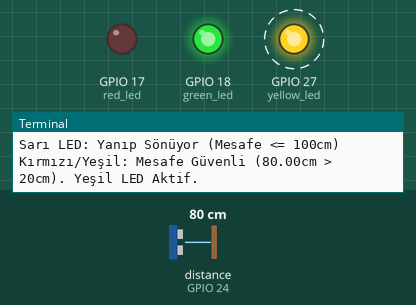
A program run on a simulated Raspberry Pi (BCM pin numbers). On the bench: output pins drawn as LEDs (lit = HIGH), the last lines printed to the terminal. Dashed ring = blinking. The test bench sets the inputs (shaded band); at power-on: distance to the obstacle (sensor on GPIO 24) 80 cm. The echo pulse lasts 58.3 µs per cm.

Above: at 0.9 s.
1.3 s: distance to the obstacle (sensor on GPIO 24) set to 96 cm
4.3 s: distance to the obstacle (sensor on GPIO 24) set to 105 cm
At 4.3 s:
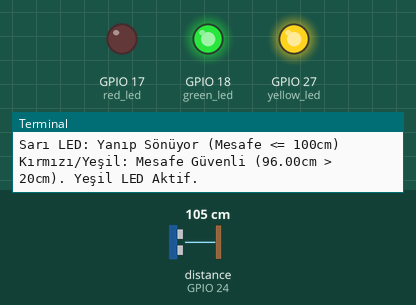
6.2 s: distance to the obstacle (sensor on GPIO 24) set to 18 cm
At 6.9 s:
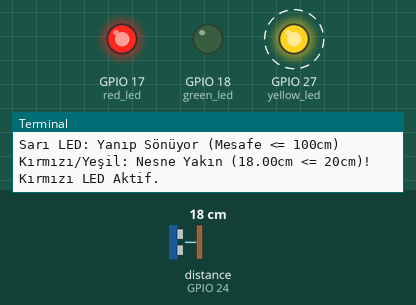
9.2 s: distance to the obstacle (sensor on GPIO 24) set to 22 cm
At 9.67 s:
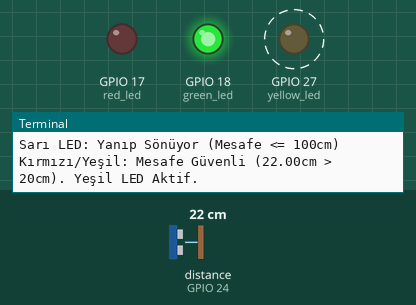
12.2 s: distance to the obstacle (sensor on GPIO 24) set to 250 cm
At 12.9 s:
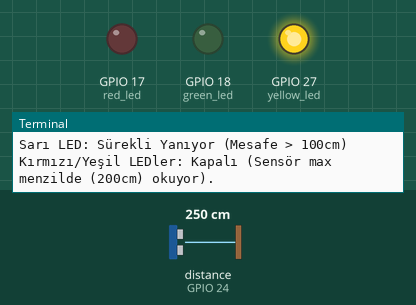
14.1 s: distance to the obstacle (sensor on GPIO 24) set to 205 cm
15.6 s: distance to the obstacle (sensor on GPIO 24) set to 194 cm
At 16.5 s:
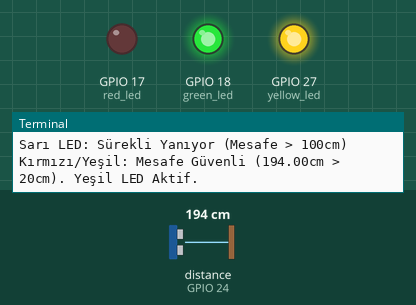
Timing chart, 0 to 18.3 s (numbered marks = the images above; inputs shaded):
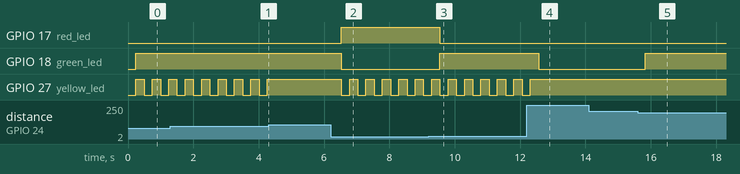

Measured:
- the behaviour switches between 100 and 101 cm on distance to the obstacle (sensor on GPIO 24) (found by bisection; images 0 and 1)
- the behaviour switches between 20 and 21 cm on distance to the obstacle (sensor on GPIO 24) (found by bisection; images 2 and 3)
- the behaviour switches between 200 and 199 cm on distance to the obstacle (sensor on GPIO 24) (found by bisection; images 4 and 5)
- after the input at 4.3 s, GPIO 27 (yellow_led): stops changing and stays HIGH
- after the input at 6.2 s, GPIO 17 (red_led): LOW → HIGH after 0.33 s; GPIO 18 (green_led): HIGH → LOW after 0.33 s; GPIO 27 (yellow_led): alternates HIGH for 0.25 s and LOW for 0.25 s, starting after 0.33 s
- after the input at 9.2 s, GPIO 17 (red_led): HIGH → LOW after 0.35 s; GPIO 18 (green_led): LOW → HIGH after 0.35 s
- after the input at 12.2 s, GPIO 18 (green_led): HIGH → LOW after 0.36 s; GPIO 27 (yellow_led): goes on until 12.3 s, then stays HIGH
- after the input at 15.6 s, GPIO 18 (green_led): LOW → HIGH after 0.23 s

The program:

ultrasonic.py
```python
from gpiozero import DistanceSensor, LED
import time

# Ultrasonik Sensör Pinleri
TRIG_PIN = 23
ECHO_PIN = 24

# LED Pinleri
RED_LED_PIN = 17
GREEN_LED_PIN = 18
YELLOW_LED_PIN = 27 # Sarı LED için GPIO27 kullanılıyor, gerekirse değiştirin

# Eşik Değerleri
OBJECT_THRESHOLD_CM = 20.0  # Kırmızı/Yeşil LED için nesne algılama eşiği (YENİ: 20 cm)
YELLOW_LED_THRESHOLD_CM = 100.0 # Sarı LED davranışı için eşik (100 cm)
TERMINATION_DISTANCE_CM = 10.0 # Program sonlandırma eşiği (YENİ: 10 cm'den az)

try:
    sensor = DistanceSensor(echo=ECHO_PIN, trigger=TRIG_PIN, max_distance=2.0, queue_len=5)
except Exception as e:
    print(f"Sensör başlatma hatası: {e}")
    print("Lütfen pin bağlantılarını kontrol edin.")
    exit()

red_led = LED(RED_LED_PIN)
green_led = LED(GREEN_LED_PIN)
yellow_led = LED(YELLOW_LED_PIN)

print("Ctrl+C ile programı sonlandırabilirsiniz.")

if __name__ == "__main__":
    try:
        # Başlangıç LED durumları
        red_led.off()
        green_led.off()
        yellow_led.off()

        print("Mesafe ölçümü başlıyor...")

        while True:
            distance_m = sensor.distance
            distance_cm = distance_m * 100

            print(f"Mesafe: {distance_cm:.2f} cm")

            # 1. Program Sonlandırma Kontrolü (YENİ)
            if distance_cm < TERMINATION_DISTANCE_CM:
                print(f"DİKKAT: Nesne çok yakın ({distance_cm:.2f}cm)! Güvenlik nedeniyle program sonlandırılıyor.")
                break  # Döngüyü sonlandır ve finally bloğuna git

            # 2. Sarı LED Mantığı
            if distance_cm > YELLOW_LED_THRESHOLD_CM:
                yellow_led.on()
                print("Sarı LED: Sürekli Yanıyor (Mesafe > 100cm)")
            else:  # distance_cm <= YELLOW_LED_THRESHOLD_CM (0 cm dahil)
                yellow_led.toggle()
                print("Sarı LED: Yanıp Sönüyor (Mesafe <= 100cm)")

            # 3. Kırmızı/Yeşil LED Mantığı (Güncellenmiş OBJECT_THRESHOLD_CM ile)
            is_reading_valid = (distance_m > 0.0) and (distance_m < sensor.max_distance)

            if is_reading_valid:
                # OBJECT_THRESHOLD_CM şimdi 20.0 cm
                if distance_cm <= OBJECT_THRESHOLD_CM:
                    print(f"Kırmızı/Yeşil: Nesne Yakın ({distance_cm:.2f}cm <= {OBJECT_THRESHOLD_CM:.0f}cm)! Kırmızı LED Aktif.")
                    red_led.on()
                    green_led.off()
                else:
                    print(f"Kırmızı/Yeşil: Mesafe Güvenli ({distance_cm:.2f}cm > {OBJECT_THRESHOLD_CM:.0f}cm). Yeşil LED Aktif.")
                    green_led.on()
                    red_led.off()
            else:
                status_message = "Kırmızı/Yeşil LEDler: Kapalı (Sensör "
                if distance_m == 0.0:
                    status_message += "0.0m okuyor)."
                elif distance_m == sensor.max_distance:
                    status_message += f"max menzilde ({sensor.max_distance*100:.0f}cm) okuyor)."
                else:
                    status_message += "geçersiz bir değer okuyor)."
                print(status_message)
                red_led.off()
                green_led.off()

            time.sleep(0.25)

    except KeyboardInterrupt:
        print("\nProgram kullanıcı tarafından sonlandırıldı.")
    except Exception as e:
        print(f"Beklenmedik bir hata oluştu: {e}")

    finally:
        print("Pinler temizleniyor...")
        if 'red_led' in locals():
            if hasattr(red_led, 'is_active') and red_led.is_active: red_led.off()
            red_led.close()
        if 'green_led' in locals():
            if hasattr(green_led, 'is_active') and green_led.is_active: green_led.off()
            green_led.close()
        if 'yellow_led' in locals():
            if hasattr(yellow_led, 'is_active') and yellow_led.is_active: yellow_led.off()
            yellow_led.close()
        if 'sensor' in locals() and hasattr(sensor, 'close'):
            sensor.close()
        print("Program sonlandı.")
```
